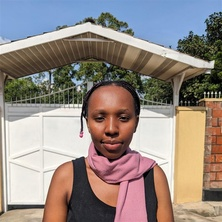
#> input picture data/image_data/belyse/neutral.jpeg, 222 x 222 px, shrunk from 800 x 800 before the run, found by its file name
$ jupyter execute --allow-errors belyse_image.ipynb
#> lines starting #> are read from the running program, lines starting #| are printed output that depends on the picture
[cell 1]
import cv2
import os
import numpy as np
import matplotlib.pyplot as plt
import pandas as pd
from pathlib import Path


# Define paths

image_paths = [
    "/home/belysetag/Documents/Formative-2-Data-Preprocessing/data/image_data/belyse/neutral.jpeg",
    "/home/belysetag/Documents/Formative-2-Data-Preprocessing/data/image_data/belyse/smiling.jpeg",
    "/home/belysetag/Documents/Formative-2-Data-Preprocessing/data/image_data/belyse/surprised.jpeg"
]

output_dir = Path("/home/belysetag/Documents/Formative-2-Data-Preprocessing/data_processed/processed_image_files")
output_dir.mkdir(parents=True, exist_ok=True)


# Image Augmentation

augmented_images = []

for path in image_paths:
    basename = os.path.splitext(os.path.basename(path))[0]
    img = cv2.imread(path)
#> img is the input picture: shape (222, 222, 3); mean B, G, R 131.5, 137.4, 149.1

    # Augmentation 1: Rotation
    (h, w) = img.shape[:2]
#> h = 222; w = 222
    M = cv2.getRotationMatrix2D((w // 2, h // 2), 15, 1.0)
    rotated = cv2.warpAffine(img, M, (w, h))
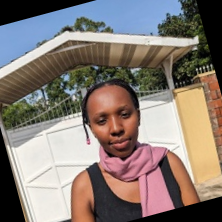
#> rotated: shape (222, 222, 3); mean B, G, R 116.6, 123.3, 134.8
    augmented_images.append((rotated, f"Belyse_{basename}_Rotated"))

    # Augmentation 2: Horizontal Flip
    flipped = cv2.flip(img, 1)
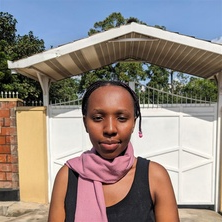
#> flipped: shape (222, 222, 3); mean B, G, R 131.5, 137.4, 149.1
    augmented_images.append((flipped, f"Belyse_{basename}_Flipped"))

    # Augmentation 3: Brightness Adjustment
    bright = cv2.convertScaleAbs(img, alpha=1.3, beta=40)
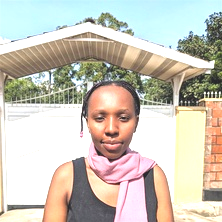
#> bright: shape (222, 222, 3); mean B, G, R 186, 198.3, 203.9
    augmented_images.append((bright, f"Belyse_{basename}_Bright"))

    # Augmentation 4: Gaussian Blur
    blurred = cv2.GaussianBlur(img, (5, 5), 0)
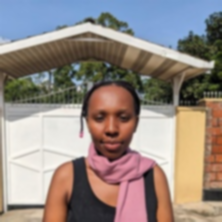
#> blurred: shape (222, 222, 3); mean B, G, R 131.5, 137.4, 149.1
    augmented_images.append((blurred, f"Belyse_{basename}_Blurred"))
    # Augmentation 5: Grayscale Conversion
    grayscale = cv2.cvtColor(img, cv2.COLOR_BGR2GRAY)
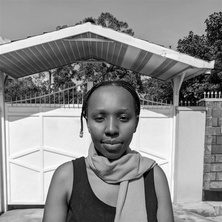
#> grayscale: shape (222, 222); min 0, max 254, mean 140.2
    augmented_images.append((grayscale, f"Belyse_{basename}_Grayscale"))
#> pass 2 of the loop `for path in image_paths:`:
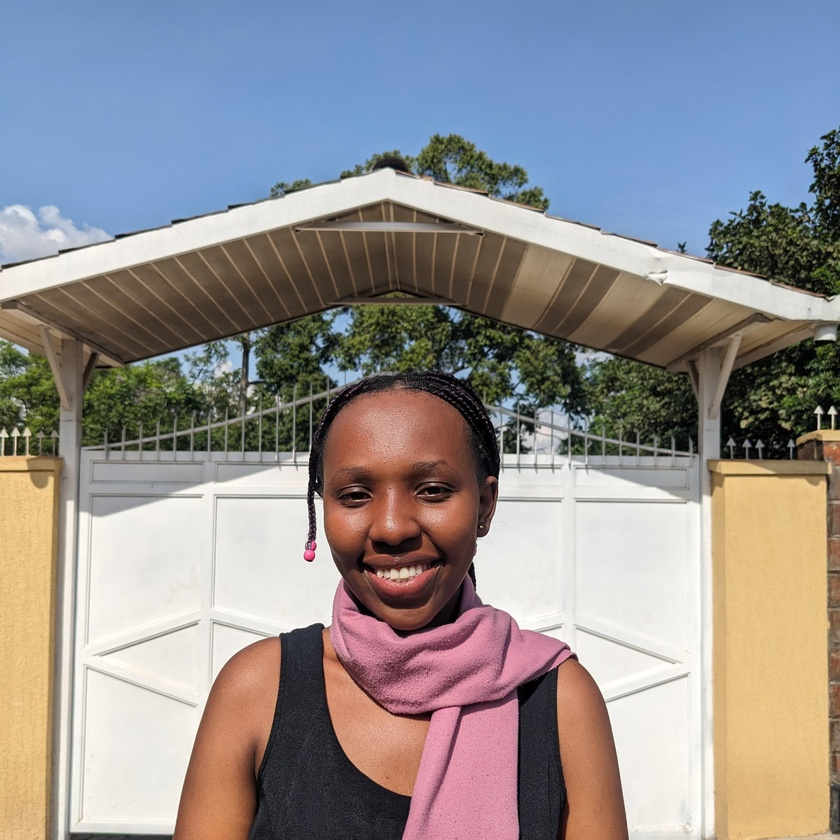
#> input picture data/image_data/belyse/smiling.jpeg, 840 x 840 px, shrunk from 3024 x 3025 before the run, found by its file name
#> img is the input picture: shape (840, 840, 3); mean B, G, R 144.2, 143.6, 147.5
#> rotated: shape (840, 840, 3)
#> flipped: shape (840, 840, 3)
#> `bright = cv2.convertScaleAbs(img, alpha=1.3, beta=40)`:
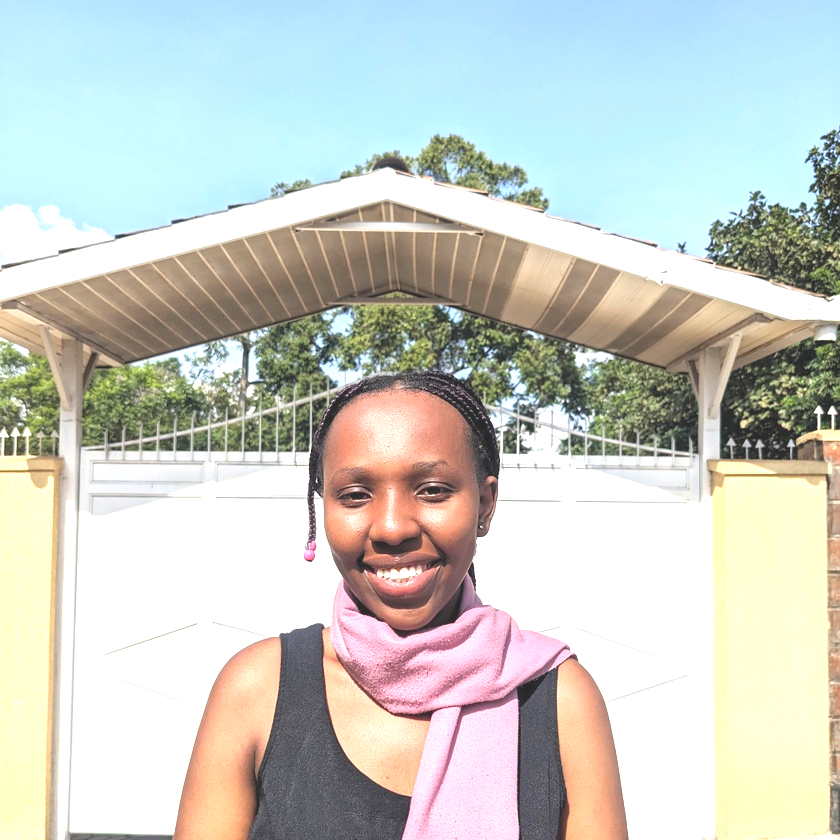
#> bright: shape (840, 840, 3); mean B, G, R 197.8, 205.2, 201.8
#> blurred: shape (840, 840, 3)
#> `grayscale = cv2.cvtColor(img, cv2.COLOR_BGR2GRAY)`:
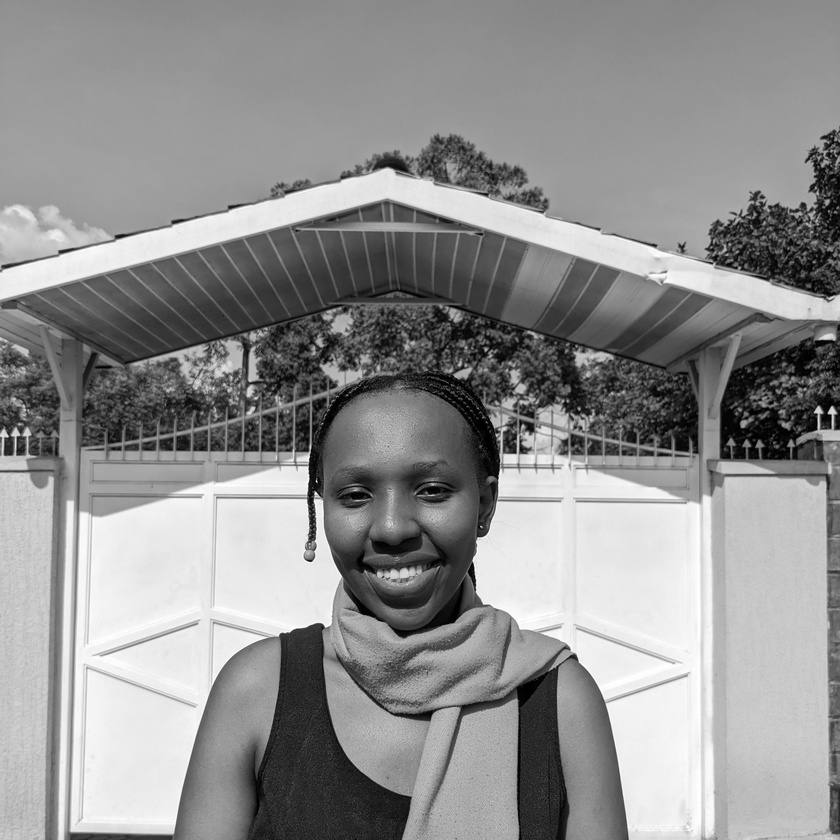
#> grayscale: shape (840, 840); min 0, max 255, mean 144.8
#> pass 3 of the loop `for path in image_paths:`:
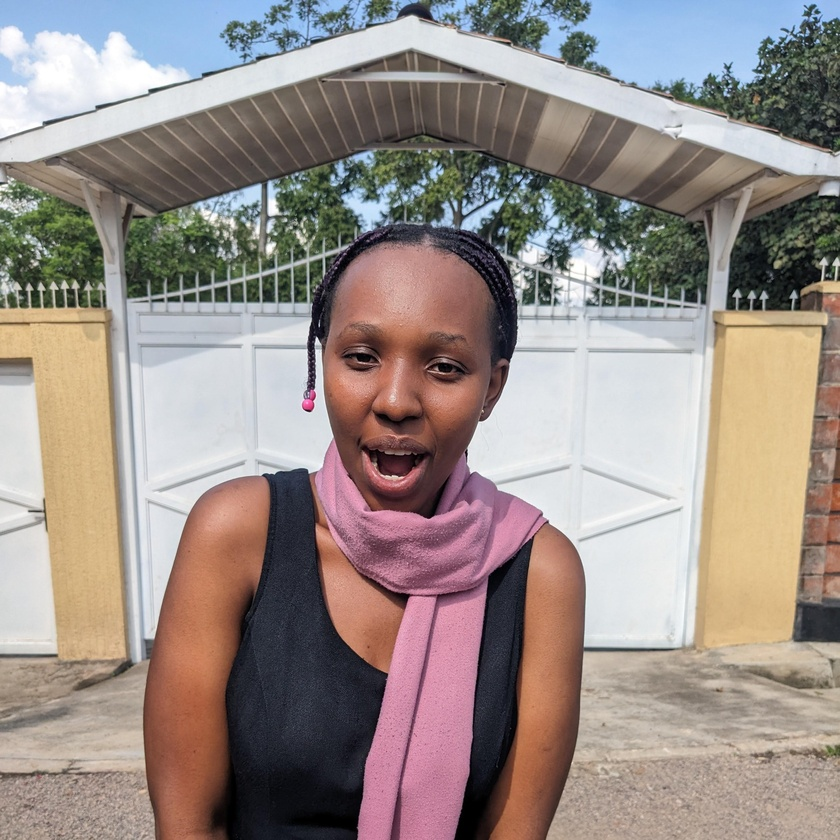
#> input picture data/image_data/belyse/surprised.jpeg, 840 x 840 px, shrunk from 3024 x 3025 before the run, found by its file name
#> img is the input picture: shape (840, 840, 3); mean B, G, R 136.2, 141, 152.7
#> `bright = cv2.convertScaleAbs(img, alpha=1.3, beta=40)`:
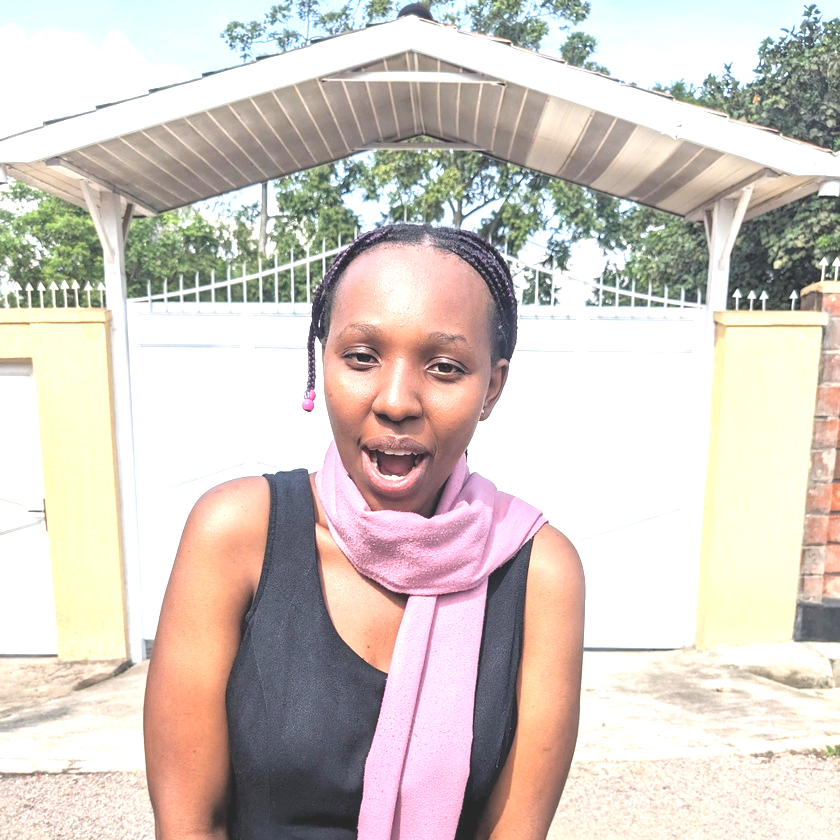
#> bright: shape (840, 840, 3); mean B, G, R 194.3, 201.7, 211.2
#> `grayscale = cv2.cvtColor(img, cv2.COLOR_BGR2GRAY)`:
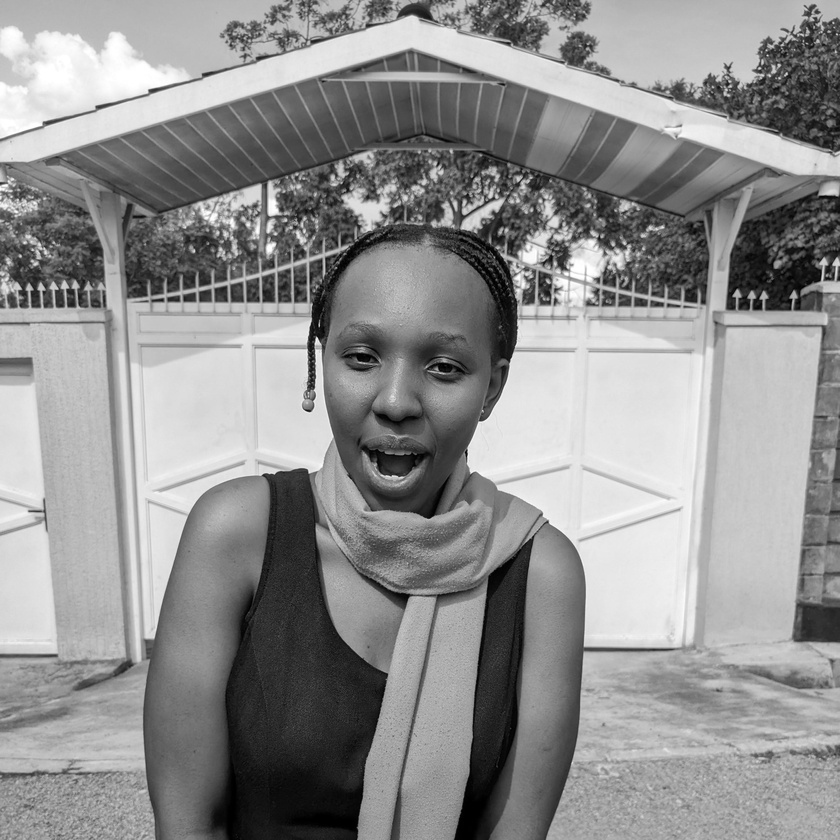
#> grayscale: shape (840, 840); min 0, max 255, mean 144
    #


# Visualization

for aug_img, aug_type in augmented_images:
    plt.figure(figsize=(4, 4))
    plt.imshow(cv2.cvtColor(aug_img, cv2.COLOR_BGR2RGB))
    plt.title(aug_type)
    plt.axis("off")
    plt.show()
#> this loop made 15 passes
#> aug_type on passes 1 to 12: 'Belyse_neutral_Rotated', 'Belyse_neutral_Flipped', 'Belyse_neutral_Bright', 'Belyse_neutral_Blurred', 'Belyse_neutral_Grayscale', 'Belyse_smiling_Rotated', 'Belyse_smiling_Flipped', 'Belyse_smiling_Bright', 'Belyse_smiling_Blurred', 'Belyse_smiling_Grayscale', 'Belyse_surprised_Rotated', 'Belyse_surprised_Flipped'


# Save Augmented Images (Filename only)

for i, (aug_img, aug_type) in enumerate(augmented_images):
    output_path = output_dir / f"{aug_type.replace(' ', '_')}.jpg"
    cv2.imwrite(str(output_path), aug_img)
    print(f"Saved: {output_path.name}")


# Feature Extraction & CSV Export

feature_list = []

for aug_img, aug_type in augmented_images:
    # Convert to RGB for feature extraction
    img_rgb = cv2.cvtColor(aug_img, cv2.COLOR_BGR2RGB)

    # Compute color histogram (as image features)
    hist_r = cv2.calcHist([img_rgb], [0], None, [256], [0, 256])
    hist_g = cv2.calcHist([img_rgb], [1], None, [256], [0, 256])
    hist_b = cv2.calcHist([img_rgb], [2], None, [256], [0, 256])

    # Normalize and flatten histograms
    hist_r = cv2.normalize(hist_r, hist_r).flatten()
    hist_g = cv2.normalize(hist_g, hist_g).flatten()
    hist_b = cv2.normalize(hist_b, hist_b).flatten()

    # Compute mean and std for each channel
    features = {
        "Augmentation": aug_type,
        "Red_Mean": np.mean(hist_r),
        "Green_Mean": np.mean(hist_g),
        "Blue_Mean": np.mean(hist_b),
        "Red_STD": np.std(hist_r),
        "Green_STD": np.std(hist_g),
        "Blue_STD": np.std(hist_b)
    }

    feature_list.append(features)
#> after the loop, feature_list = 15 items

# Save features to CSV
df = pd.DataFrame(feature_list)
#> df = table of 15 rows and 7 columns
output_csv = Path("/home/belysetag/Documents/Formative-2-Data-Preprocessing/data_processed/image/image_features.csv")
output_csv.parent.mkdir(parents=True, exist_ok=True)
#> (the rest of this cell did not finish here and is left out)
